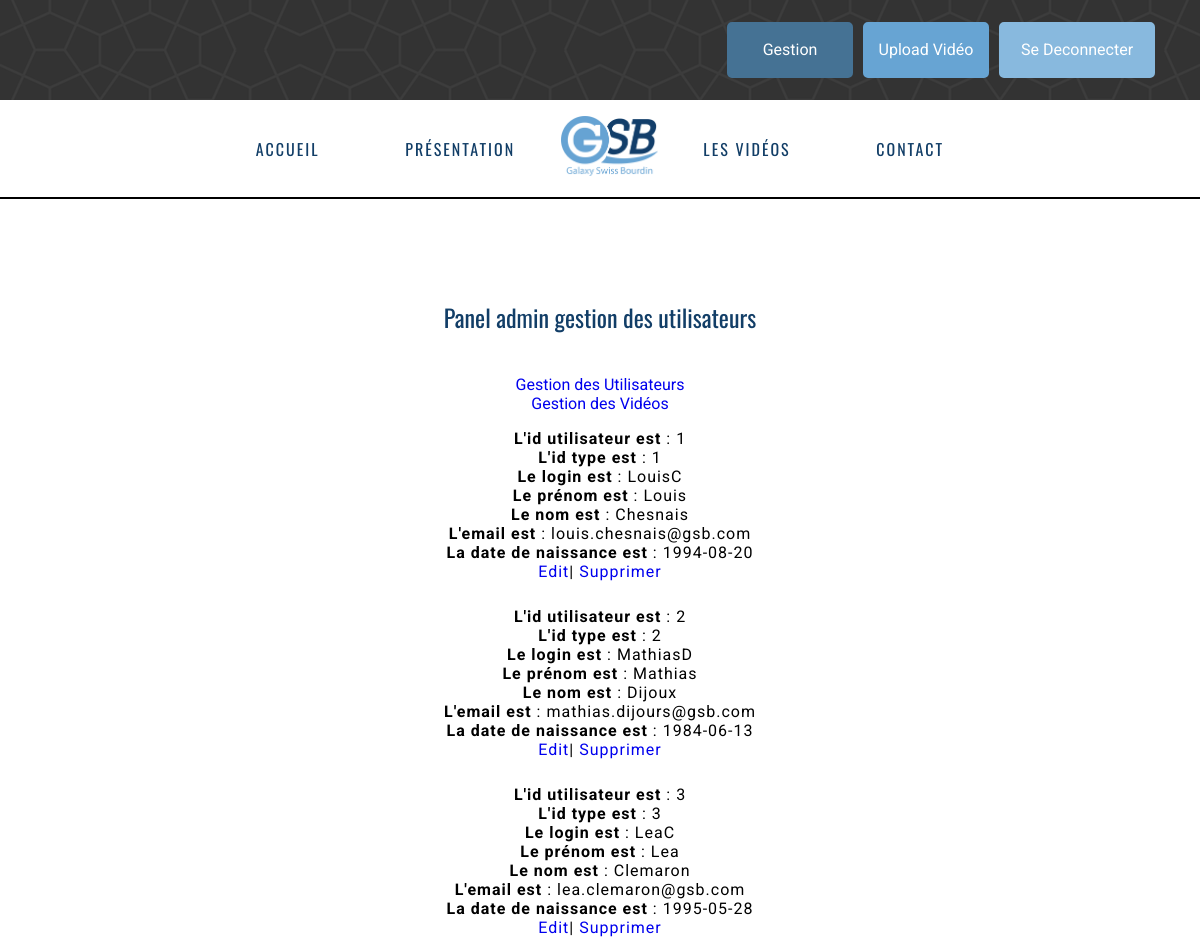
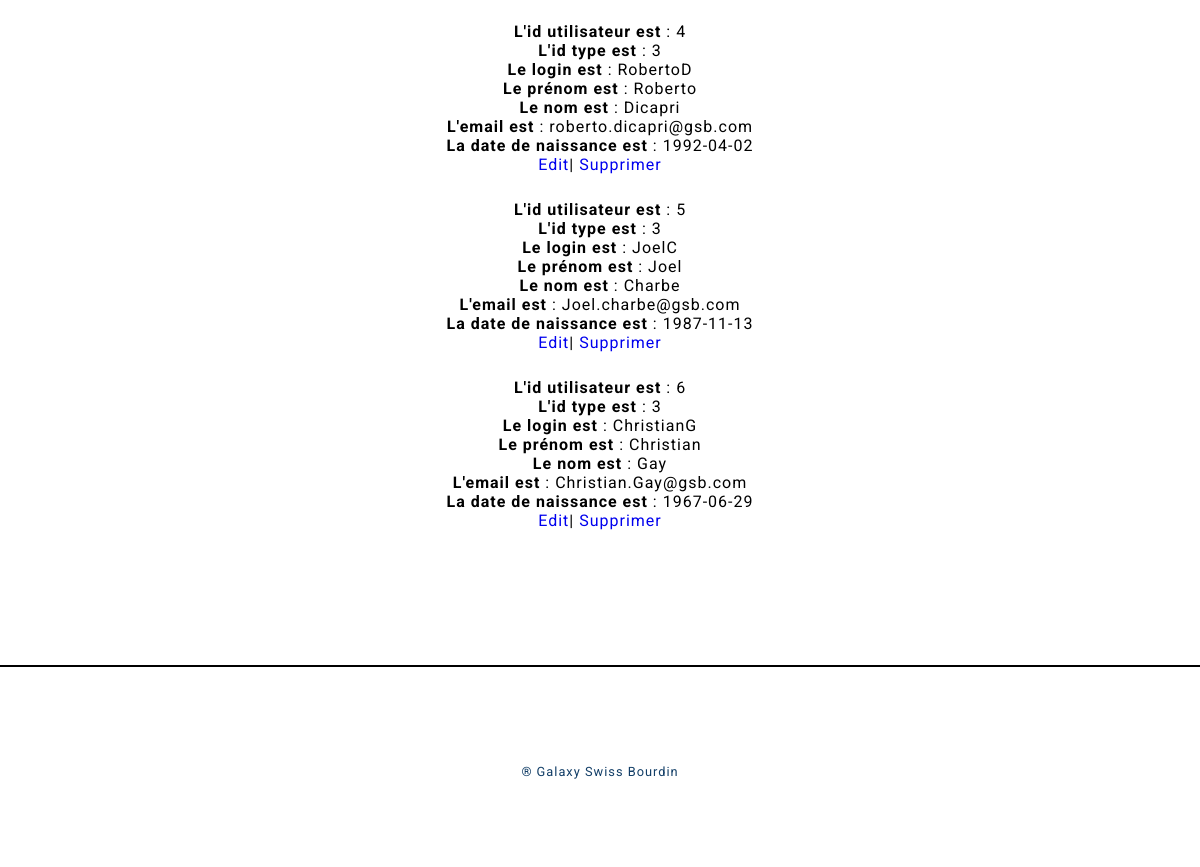
Page /gestion_utilisateurs.php (signed in) on the committed database (2 pictures, top to bottom).
### tables this page shows
CREATE TABLE IF NOT EXISTS `utilisateur` (
  `id_utilisateur` int(11) NOT NULL AUTO_INCREMENT,
  `id_type_utilisateur` int(11) DEFAULT NULL,
  `login` varchar(30) NOT NULL,
  `prenom` varchar(35) NOT NULL,
  `nom` varchar(35) NOT NULL,
  `password` varchar(100) NOT NULL,
  `email` varchar(100) NOT NULL,
  `date_de_naissance` date DEFAULT NULL,
  PRIMARY KEY (`id_utilisateur`),
  KEY `id_type_utilisateur` (`id_type_utilisateur`),
  KEY `id_type_utilisateur_2` (`id_type_utilisateur`)
);

### gestion_utilisateurs.php (the view, shortened to what this page needs)
<?php
include('include/structure/head.php');
include('include/structure/navigation.php');
include('./gestion/utilisateur/control_sessions.php');
?>
<h2>Panel admin gestion des utilisateurs</h2>
<div class="container lien-gestion">
    <a href="gestion_utilisateurs.php">Gestion des Utilisateurs</a><br>
    <a href="gestion_videos.php">Gestion des Vidéos</a>
</div>
<?php
$reponse = $bdd->query('SELECT * FROM utilisateur');
while ($donnees = $reponse->fetch()) {
    ?>
    <p>
        <strong>L'id utilisateur est</strong> : <?php echo $donnees['id_utilisateur']; ?><br />
        <strong>L'id type est</strong> : <?php echo $donnees['id_type_utilisateur']; ?><br />
        <strong>Le login est</strong> : <?php echo $donnees['login']; ?><br />
        <strong>Le prénom est</strong> : <?php echo $donnees['prenom']; ?><br />
        <strong>Le nom est</strong> : <?php echo $donnees['nom']; ?><br />
        <strong>L'email est</strong> : <?php echo $donnees['email']; ?><br />
        <strong>La date de naissance est</strong> : <?php echo $donnees['date_de_naissance']; ?><br />
        <a href="./gestion/utilisateur/admin_users.php?m=edit&id=<?php echo $donnees['id_utilisateur']; ?>">Edit</a>|
        <a href="./gestion/utilisateur/admin_users.php?m=delete&id=<?php echo $donnees['id_utilisateur']; ?>">Supprimer</a>
    </p>
    <?php
}
?>
<?php
include('include/structure/footer.php');

### include/structure/head.php (shortened to what this page needs)
<!DOCTYPE html>
<html>
    <head>
        <link rel="stylesheet" type="text/css" href="web/css/normalize.css">
        <link rel="stylesheet" type="text/css" href="web/css/app.css">
        <link rel="stylesheet" type="text/css" href="web/css/global.css">
        <link rel="stylesheet" type="text/css" href="web/css/grid.css">
        <link rel="stylesheet" href="https://maxcdn.bootstrapcdn.com/font-awesome/4.5.0/css/font-awesome.min.css">
    </head>

### include/structure/navigation.php
<body>
    <header>
        <div class="sec-connexion">
            <?php
            if (!empty($_SESSION['login']) == NULL) {
                echo '<a href="inscription.php"><div class="btn-inscription">Inscription</div></a>';
                echo '<a href="login.php"><div class="btn-login">Se connecter</div></a>';
            } else {
                echo "<a href='profil.php'><div class='btn-mes-videos'>" . 'Gestion' . "</div></a>";
                echo '<a href="upload_video.php"><div class="btn-inscription">Upload Vidéo</div></a>';
                echo '<a href="deconnexion.php"><div class="btn-login" style="width:150px;">Se Deconnecter</div></a>';
            }
            ?>
        </div>
        <nav class="navigation">
            <ul>
                <li class="text"><a href="index.php">Accueil</a></li>
                <li><a href="presentation.php">Présentation</a></li>
                <li><img class="logo" src="web/img/gsb.png"></li>
                <li><a href="video.php">Les vidéos</a></li>
                <li><a href="contact.php">Contact</a></li>
            </ul>
        </nav>
    </header>

### include/structure/footer.php
<footer class="footer">
    <a class="para_footer" href="doc/mentions-legales.pdf" target="blanck_" title="Les mentions légales"><p>® Galaxy Swiss Bourdin </p></a>
</footer>
</body>
</html>

### web/css/app.css (style rules this page uses)
.logo { height: 60px; margin: -20px; }
.lien-gestion { text-align: center; }
.sec-connexion { height: 100px; background-image: url('../img/congruent_outline.png'); width: 100%; display: flex; flex-flow:row; justify-content: flex-end; align-items:center; }
.btn-login { color: white; background-color: #88B9DE; line-height: 50px; border: 3px solid #88B9DE; font-size: 16px; width: 120px; margin-right: 45px; text-align: center; border-radius: 5px; }
.btn-inscription { color: white; background-color: #67a4d3; border: 3px solid #67a4d3; line-height: 50px; font-size: 16px; width: 120px; margin-right: 10px; text-align: center; border-radius: 5px; }
.btn-mes-videos { color: white; background-color: #457294; border: 3px solid #457294; line-height: 50px; font-size: 16px; width: 120px; margin-right: 10px; text-align: center; border-radius: 5px; }
.navigation { font-size: 16px; text-transform: uppercase; border-bottom: 2px solid #000; z-index: 20000; width: 100%; display: flex; flex-flow: row; justify-content:center; letter-spacing: 2px; font-family:'Oswald'; }
.navigation a { color: #123e67; padding:20px; }
.footer { margin-top: 125px; bottom: 0; width: 100%; height: 200px; border-top: 2px solid #000; display: flex; flex-flow: row; justify-content: center; align-items:center; }
.para_footer { padding-top: 20px; color: #123e67; letter-spacing: 2px; font-size: 1.6vh; }

### web/css/global.css (style rules this page uses)
body, html { font-family: 'Roboto', arial, sans-serif; overflow-x: hidden; }
a { text-decoration: none; }
li { list-style: none; display: inline-block; margin: 20px; }
ul { padding-left: 0; }
h2 { text-align: center; padding-top: 80px; padding-bottom: 20px; font-weight: normal; color: #123e67; font-family:'Oswald'; }
p { letter-spacing: 1px; padding-bottom: 10px; text-align: center; }

### web/css/grid.css (style rules this page uses)
.container { padding-right: 15px; padding-left: 15px; margin-right: auto; margin-left: auto; }
@media (min-width: 768px) { .container { width: 750px; } }
@media (min-width: 992px) { .container { width: 970px; } }
@media (min-width: 1200px) { .container { width: 1170px; } }

### rows in the picture
utilisateur: id_utilisateur "1", id_type_utilisateur "1", login "LouisC", prenom "Louis", nom "Chesnais", email "louis.chesnais@gsb.com", date_de_naissance "1994-08-20"
utilisateur: id_utilisateur "2", id_type_utilisateur "2", login "MathiasD", prenom "Mathias", nom "Dijoux", email "mathias.dijours@gsb.com", date_de_naissance "1984-06-13"
utilisateur: id_utilisateur "3", id_type_utilisateur "3", login "LeaC", prenom "Lea", nom "Clemaron", email "lea.clemaron@gsb.com", date_de_naissance "1995-05-28"
utilisateur: id_utilisateur "4", id_type_utilisateur "3", login "RobertoD", prenom "Roberto", nom "Dicapri", email "roberto.dicapri@gsb.com", date_de_naissance "1992-04-02"
utilisateur: id_utilisateur "5", id_type_utilisateur "3", login "JoelC", prenom "Joel", nom "Charbe", email "Joel.charbe@gsb.com", date_de_naissance "1987-11-13"
utilisateur: id_utilisateur "6", id_type_utilisateur "3", login "ChristianG", prenom "Christian", nom "Gay", email "Christian.Gay@gsb.com", date_de_naissance "1967-06-29"
